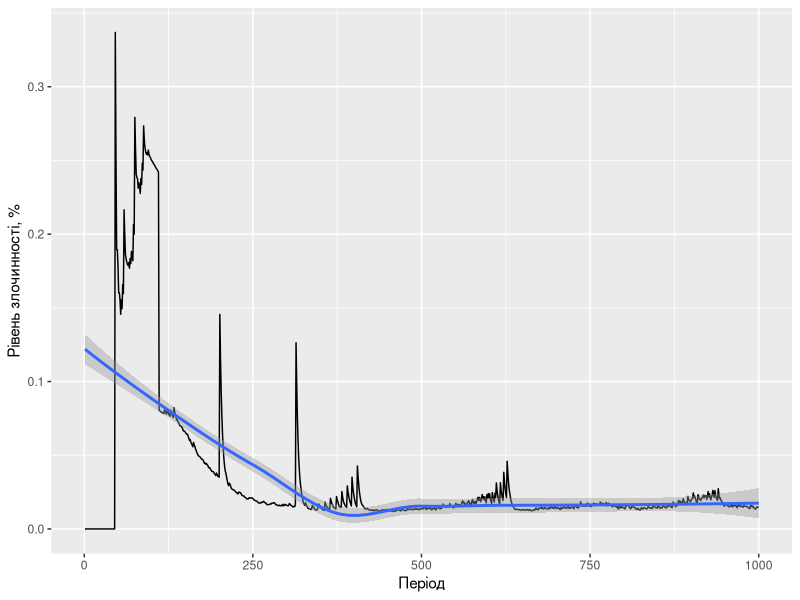

Recreate this plot in R.
library(ggplot2)


p = 0.25
f = 100000
b = 0.1

choise_f_adj = 1
choise_p_adj = 0


n = 30000
first_group <- floor(n/3)
second_group <- floor(2*n/3)

wage_of <- rep(NA, n)
wage_unof <- rep(NA, n)
income <- 0
u <- rep(NA, n)

fin_budg <- rep(0, 1000)
crime_level <- rep(NA, 1000)
temp_f<- rep(NA, 1000)
    
set.seed(7)
ss <- sample(1:3,size=n,replace=TRUE,prob=c(0.33,0.33,0.34))

wage_of[ss==1] <- 1400
wage_of[ss==2] <- 2100
wage_of[ss==3] <- 4500
wage_unof[ss==1] <- 5200
wage_unof[ss==2] <- 10000
wage_unof[ss==3] <- 35000

temp_pos_crime = 0

for (i in 1:1000){

    u[1:first_group] <- (wage_unof[1:first_group]-p*f)
    u[(first_group+1):second_group] <- (wage_unof[(first_group+1):second_group]-p*f)^2
    u[(second_group+1):n] <- (wage_unof[(second_group+1):n]-p*f)
        
    choice <- ifelse(income < f, 0, ifelse(u>0, 1,0))
    
    crime_level[i] <- sum(choice)/n
    
    income <- income + wage_of*0.5 + wage_unof*choice
    
    #blokof adjust
        n_crime <- sum(choice)
        if(n_crime >0){
            temp_pos_crime <- temp_pos_crime + 1
            number_crime <- which(choice==1)
            crime_position_arest <- sample(number_crime,floor(p*n_crime), replace = FALSE)
            income[crime_position_arest] <- income[crime_position_arest] - f
            
            fin_t <- sum(wage_of*b)
            fin_f <- length(crime_position_arest)*f
            fin_budg[i] <- fin_t+ fin_f + ifelse(i>1,fin_budg[i-1],0)
            
            if(choise_f_adj == 1) {
                if (temp_pos_crime >50) {
                    avg_crime_rate_temp <- crime_level[i]#mean(crime_level[1:i])
                    
                    if (avg_crime_rate_temp > 0.05) {
                        f = f*fin_budg[i]/fin_budg[i-1]
                    }

                }
            }
            
            if(choise_p_adj == 1) {
                if (temp_pos_crime >50) {
                    avg_crime_rate_temp <- crime_level[i]#mean(crime_level[1:i])
                    
                    if (avg_crime_rate_temp > 0.05) {
                        p = p + ifelse(0.001*fin_budg[i]/fin_budg[i-1]>0.1,0.1,0.001*fin_budg[i]/fin_budg[i-1]) 
                    }
                    
                    if(p>1) {p=1}
                }
            }
            
            ## add adjustment for new p from fin t
        }
    



    
}




dt <- data.frame(period = 1:1000, crime_level)



g1 <- ggplot(dt, aes(x = period, y = crime_level))
g1  + geom_line() +
    labs(x = "Період",y = "Рівень злочинності, %") + 
    geom_smooth(method = "loess")
avg_crime_rate <- mean(dt$crime_level)
avg_crime_rate







#mas_1 <- temp_f



